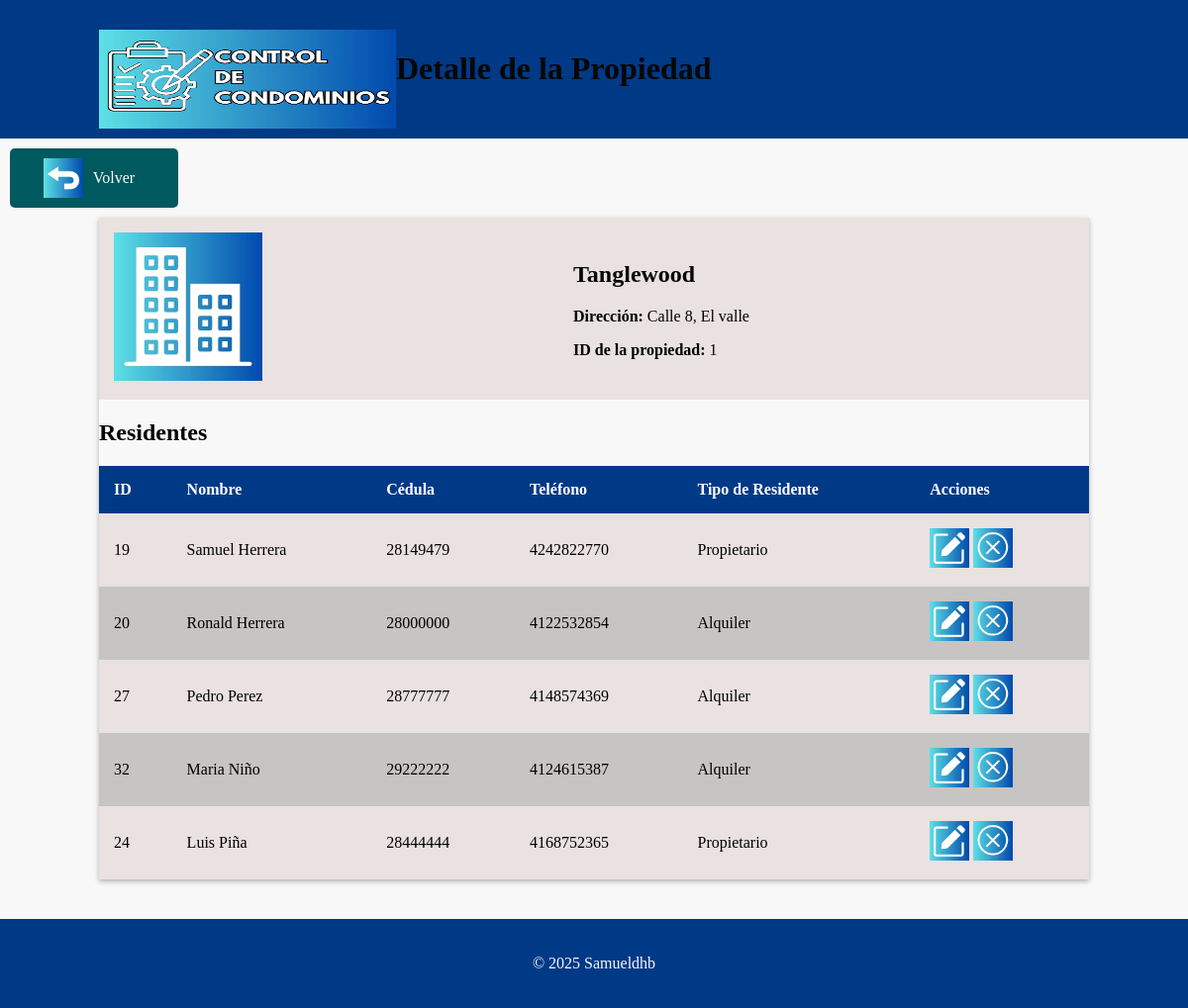
Page /propiedad.php?id=1 on the committed database.
### tables this page shows
CREATE TABLE `t_propiedades` (
  `Id_propiedad` int(50) NOT NULL,
  `Nom_propiedad` varchar(50) NOT NULL,
  `Direccion` varchar(250) NOT NULL
);

CREATE TABLE `t_residentes` (
  `Id_residente` int(50) NOT NULL,
  `Nombre` varchar(50) NOT NULL,
  `Cedula` int(50) NOT NULL,
  `Telefono` bigint(50) NOT NULL,
  `Tipo_res` enum('Alquiler','Propietario') NOT NULL
);

### propiedad.php (the view, shortened to what this page needs)
<?php
include "dbteams.php";
if (isset($_GET['id'])) {
    $id_propiedad = $_GET['id'];
} elseif (isset($_POST['id_propiedad'])) {
    $id_propiedad = $_POST['id_propiedad'];
} else {
    echo "ID de propiedad no proporcionado.";
    exit;
}
$sql_propiedad = "SELECT * FROM t_propiedades WHERE Id_propiedad = $id_propiedad;";
$resultado_propiedad = mysqli_query($cone, $sql_propiedad);
$row_propiedad = mysqli_fetch_assoc($resultado_propiedad);
$sql_residentes = "SELECT
    r.Id_residente,
    r.Nombre,
    r.Cedula,
    r.Telefono,
    r.Tipo_res AS Tipo
FROM
    t_residentes r
JOIN
    t_cobranzas c ON r.Id_residente = c.Id_residente
JOIN
    t_apartamentos a ON c.Nro_apartamento = a.Nro_apartamento
JOIN
    t_propiedades p ON a.Id_propiedad = p.Id_propiedad
WHERE
    p.Id_propiedad = $id_propiedad;";
$resultado_residentes = mysqli_query($cone, $sql_residentes);
?>
<!DOCTYPE html>
<html lang="es">
<head>
    <link rel="stylesheet" href="style.css">
</head>
<body>
    <header>
        <div class="container">
        <a href="home.php">
            <img src="img/banner.jpg" class="logo">
            <h1>Detalle de la Propiedad</h1>
        </div>
    </header>
    <main>
        <div class="contenedor">
            <a href="propiedades.php">
                <div class="button-container button-container-texto">
                    <img src="img/volver.jpg" width="40" height="40">
                    <span>Volver</span>
                </div>
            </a>
        </div>
        <div class="container">
            <section class="tabla-container">
                <table>
                    <tr>
                        <td>
                            <img src="img/propiedades.jpg" width="150" height="150">
                        </td>
                        <td>
                            <h2><?php echo $row_propiedad["Nom_propiedad"]; ?></h2>
                            <p><strong>Dirección:</strong> <?php echo $row_propiedad["Direccion"]; ?></p>
                            <p><strong>ID de la propiedad:</strong> <?php echo $row_propiedad["Id_propiedad"]; ?></p>
                        </td>
                    </tr>
                </table>
                <h2>Residentes</h2>
                <table>
                    <thead>
                        <tr>
                            <th>ID</th>
                            <th>Nombre</th>
                            <th>Cédula</th>
                            <th>Teléfono</th>
                            <th>Tipo de Residente</th>
                            <th>Acciones</th>
                        </tr>
                    </thead>
                    <tbody>
                        <?php while ($row_residente = mysqli_fetch_assoc($resultado_residentes)) { ?>
                            <tr>
                                <td><?php echo $row_residente["Id_residente"]; ?></td>
                                <td><?php echo $row_residente["Nombre"]; ?></td>
                                <td><?php echo $row_residente["Cedula"]; ?></td>
                                <td><?php echo $row_residente["Telefono"]; ?></td>
                                <td><?php echo $row_residente["Tipo"]; ?></td>
                                <td class="botones-tarjeta">
                                    <a href="editar_residente.php?id=<?php echo $row_residente["Id_residente"]; ?>&id_propiedad=<?php echo $id_propiedad; ?>">
                                        <img src="img/editar.jpg" alt="Editar">
                                    </a>
                                    <a href="eliminar_residente.php?id=<?php echo $row_residente["Id_residente"]; ?>&id_propiedad=<?php echo $id_propiedad; ?>">
                                        <img src="img/eliminar.jpg" alt="Eliminar">
                                    </a>
                                </td>
                            </tr>
                        <?php } ?>
                    </tbody>
                </table>
            </section>
        </div>
    </main>
    <footer>
        <div class="container">
            <p>&copy; 2025 Samueldhb</p>
        </div>
    </footer>
</body>
</html>

### style.css (style rules this page uses)
body { font-family: 'Chakra Petch'; margin: 0; padding: 0; background-color: #f8f8f8; position: relative; min-height: 100vh; }
.container { max-width: 1000px; margin: 0 auto; padding: 20px; }
header { background-color: #003986; color: #f8f8f8; padding: 10px 0; }
.logo { width: 300px; height: 100px; float: left; }
a { text-decoration: none; color: #070707; }
.contenedor { width: 100%; height: 40px; display: flex; align-items: center; }
main { padding: 20px 0; background-color: #f8f8f8; }
h2 { text-align: center; margin-bottom: 20px; color: #070707; }
.botones-tarjeta img { width: 40px; height: 40px; }
.button-container { align-items: center; margin-top: 30px; margin-bottom: 30px; margin-left: 50px; }
.button-container-texto { display: flex; align-items: center; margin-left: 30px; background-color: #C7C4C4; width: 150px; transition: ease-in-out 0.5s }
.button-container span { margin-left: 10px; margin-right: 10px; text-align: center; }
.tabla-container table { border-collapse: collapse; width: 100%; }
.tabla-container h2 { text-align: left; }
.tabla-container th, .tabla-container td { padding: 15px; text-align: left; }
.tabla-container th { background-color: #003986; color: white; }
.tabla-container tbody tr:nth-child(even) { background-color: #C7C4C4; }
.tabla-container tbody tr:nth-child(odd) { background-color: #eae1e1; }
.tabla-container { border-collapse: collapse; width: 100%; box-shadow: 0px 2px 5px rgba(0, 0, 0, 0.3); }
footer { background-color: #003986; color: #f8f8f8; text-align: center; bottom: 0; width: 100%; }
.button-container-texto { display: flex; align-items: center; justify-content: center; padding: 10px; margin: 10px; background-color: #00595f; color: #ffffff; border: none; border-radius: 5px; font-size: 16px; cursor: pointer; transition: background-color 0.3s ease, transform 0.2s ease; text-align: center; }
.button-container-texto span { margin-left: 10px; margin-right: 10px; text-align: center; }

### rows in the picture
t_propiedades: Nom_propiedad "Tanglewood", Direccion "Calle 8, El valle", Id_propiedad "1"
t_residentes: Id_residente "19", Nombre "Samuel Herrera", Cedula "28149479", Telefono "4242822770", Tipo_res "Propietario"
t_residentes: Id_residente "20", Nombre "Ronald Herrera", Cedula "28000000", Telefono "4122532854", Tipo_res "Alquiler"
t_residentes: Id_residente "27", Nombre "Pedro Perez", Cedula "28777777", Telefono "4148574369", Tipo_res "Alquiler"
t_residentes: Id_residente "32", Nombre "Maria Niño", Cedula "29222222", Telefono "4124615387", Tipo_res "Alquiler"
t_residentes: Id_residente "24", Nombre "Luis Piña", Cedula "28444444", Telefono "4168752365", Tipo_res "Propietario"
